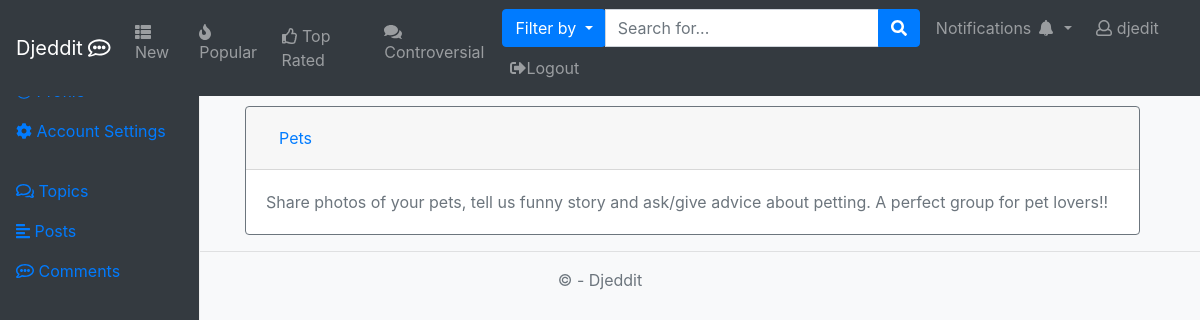
/user/djedit/topics/created (signed in), run on an earlier commit of the app's database.
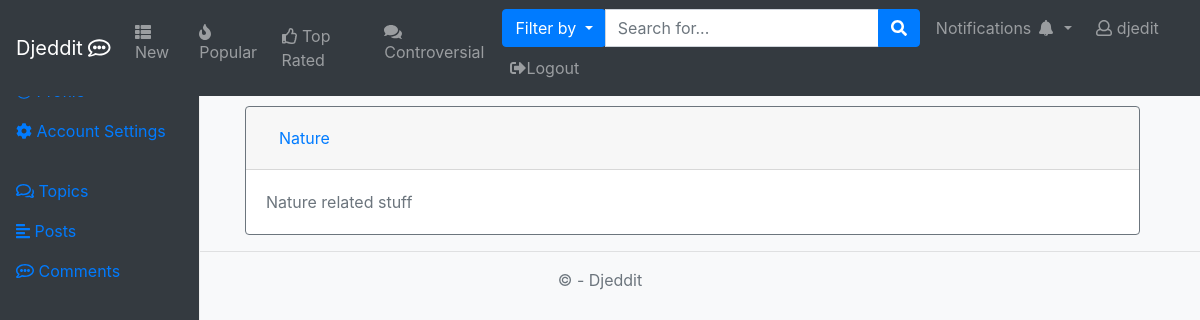
And on a later commit of the database.
### app/models.py (models this page shows, shortened)
class Topic(models.Model):
    name = models.CharField(max_length=80, blank=False, primary_key=True)
    rules = models.CharField(max_length=500)
    description = models.CharField(max_length=300, blank=False)
    userCreator = models.ForeignKey(User, on_delete=models.CASCADE)
    nSubscribers = models.IntegerField(default=0, validators=[MinValueValidator(0)])
    creation_date = models.DateField(blank=False, default=datetime.now)

### app/views.py (the view)
# urls.py: path('user/<str:username>/topics/created', views.user_topic_created, name="user_topics_created"),
def user_topic_created(request, username):
    tparams = {
        'sidebar': 'user_topic_created',
        'topics': Topic.objects.filter(userCreator=request.user)
    }
    return render(request, 'profile_topics.html', tparams)

### templates/profile_topics.html
{% extends "profile.html" %}
{% block profileContent %}
    {% for t in topics %}
        {% include "topic_preview.html" with topic=t%}
    {% endfor %}
{% endblock %}

### templates/topic_preview.html
<div class="card border-secondary">
    <div class="card-header">
        <a class="btn btn-link" href="{% url "topic"  topicName=topic.name %}">{{ topic.name }}</a>
    </div>
    <div class="card-body">
        <div class="text-muted">{{ topic.description }}</div>
    </div>
</div>

What changed in the data, as far as the page shows it:
removed Topic: name "Pets", description "Share photos of your pets, tell us funny story and ask/give advice about petting. A perfect group for pet lovers!!"
added Topic: name "Nature", description "Nature related stuff"
